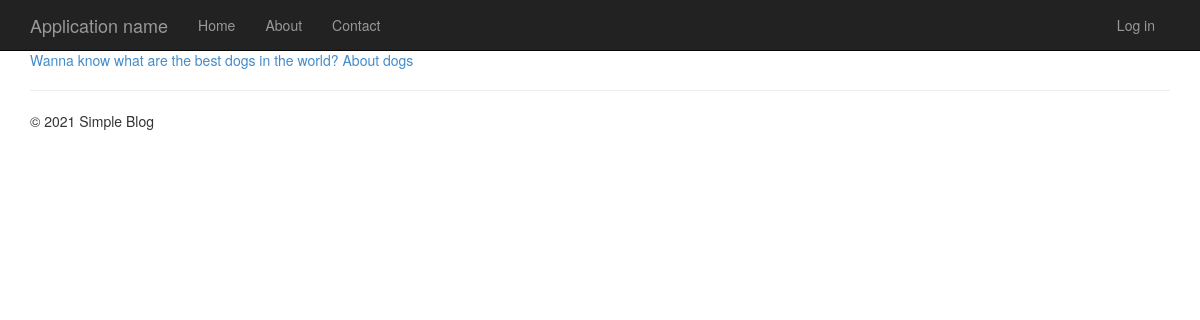
The page / on the database its author committed.
### app/models.py (models this page shows, shortened)
class Article(models.Model):
    article_title = models.CharField('Article Name', max_length = 200)
    article_text = models.TextField("Article Body")
    pub_date = models.DateTimeField("Date of publication")
    class Meta:
        verbose_name = "Статья"
        verbose_name_plural = "Статьи"

### app/views.py (the view)
# urls.py: path('', views.home, name='home'),
def home(request):
    latest_articles_list = Article.objects.order_by('-pub_date')[:5]
    return render(
        request,
        'app/index.html',
        {
            'title':'Home Page',
            'year':datetime.now().year,
            'latest_articles_list': latest_articles_list
        }
    )

### app/templates/app/index.html (shortened to what this page needs)
{% extends "app/layout.html" %}
{% block content %}
	{% if latest_articles_list %}
		{% for article in latest_articles_list %}
			<a href="{% url 'detail' article.id %}">{{article.article_title}}</a>
		{% endfor %}
	{% else %}
		Articles not found
	{% endif %}
{% endblock %}

### app/static/app/content/site.css (style rules this page uses)
body { padding-top: 50px; padding-bottom: 20px; }

### rows shown on the page
Article: article_title "Wanna know what are the best dogs in the world?"
Article: article_title "About dogs"
